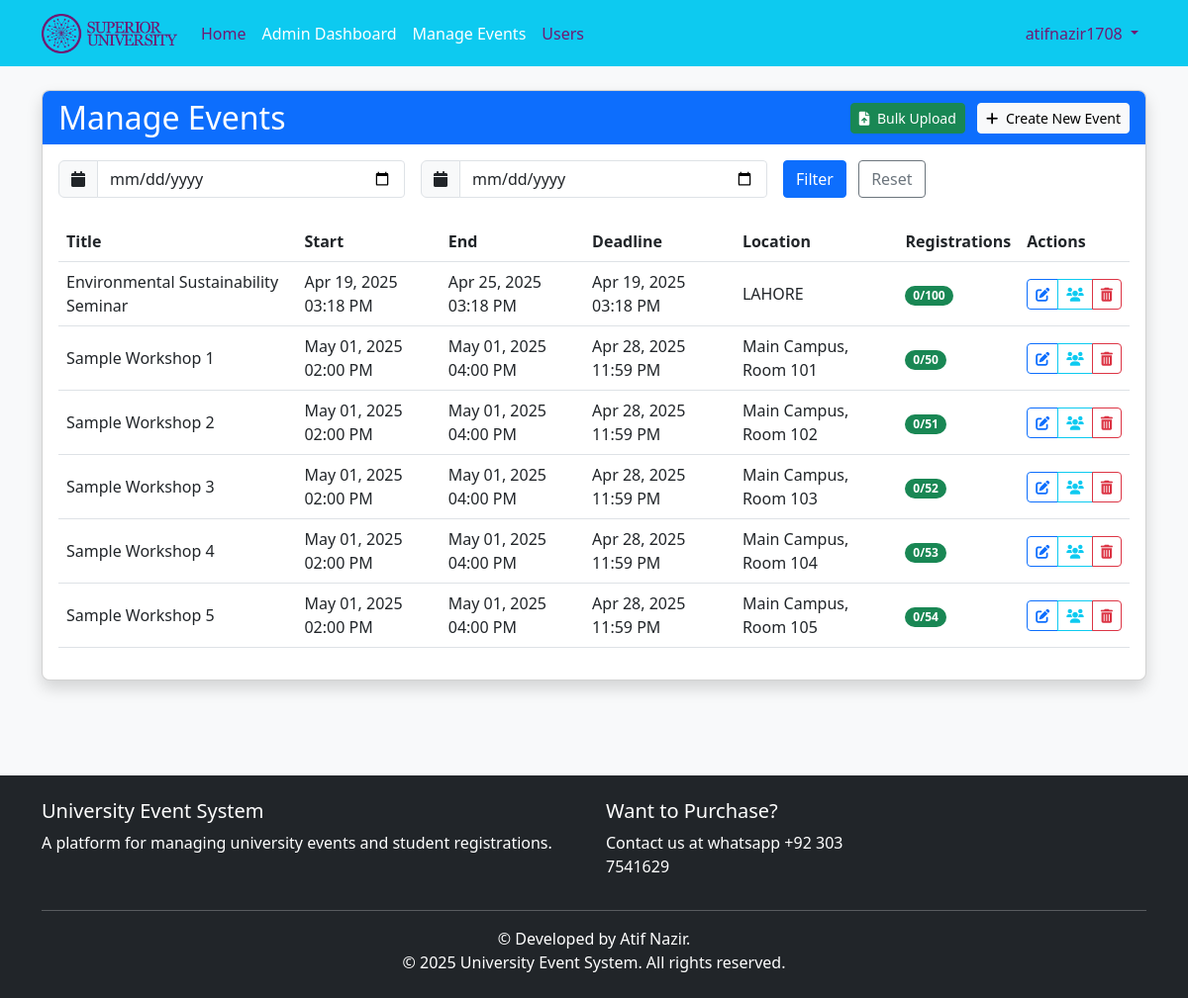
The page /admin/events (signed in) on the database as committed earlier.
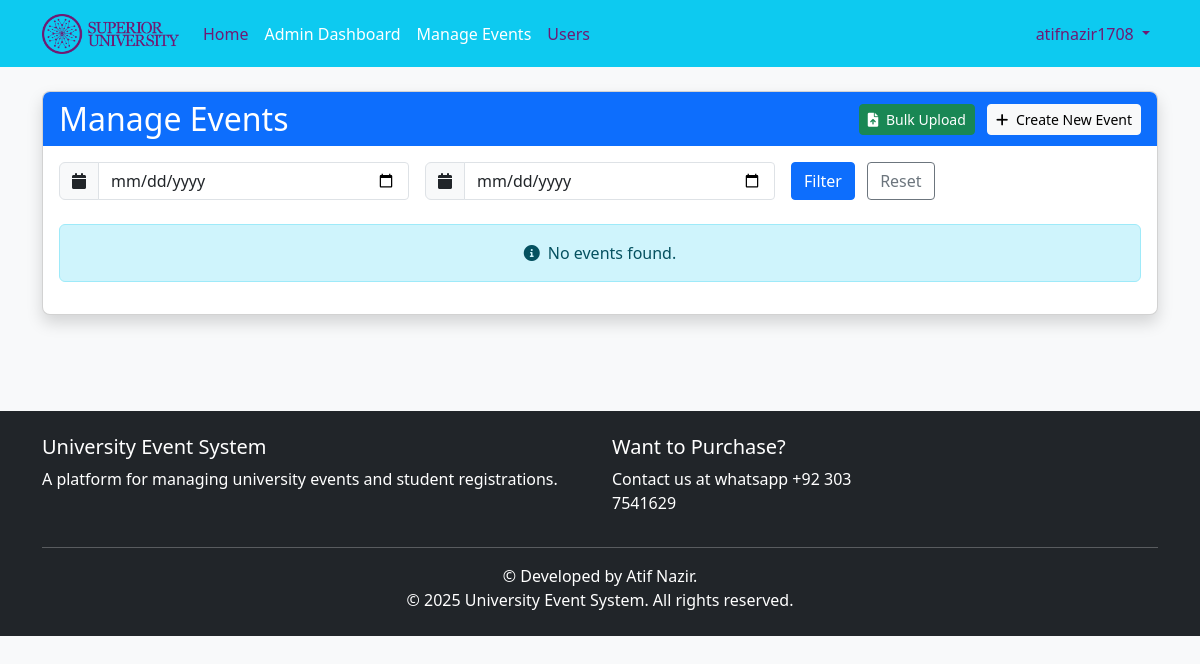
The same page on the database as committed later.
### app/models.py (models this page shows, shortened)
class Event(db.Model):
    id = db.Column(db.Integer, primary_key=True)
    title = db.Column(db.String(100), nullable=False)
    description = db.Column(db.Text, nullable=False)
    date = db.Column(db.DateTime, nullable=False)  # Start Date
    end_date = db.Column(db.DateTime, nullable=True)
    registration_deadline = db.Column(db.DateTime, nullable=True)  # New Field
    location = db.Column(db.String(100), nullable=False)
    max_participants = db.Column(db.Integer, nullable=False)
    created_at = db.Column(db.DateTime, default=datetime.utcnow)
    updated_at = db.Column(db.DateTime, default=datetime.utcnow, onupdate=datetime.utcnow)
    registrations = db.relationship('Registration', backref='event', lazy=True, cascade="all, delete-orphan")
    @property
    def registration_count(self):
        return Registration.query.filter_by(event_id=self.id).count()
    @property
    def is_full(self):
        return self.registration_count >= self.max_participants

### app/routes/admin.py (the view)
@admin.route('/events')
@admin_required
def events():
    page = request.args.get('page', 1, type=int)
    date_from = request.args.get('date_from')
    date_to = request.args.get('date_to')
    query = Event.query.order_by(Event.date.asc())
    if date_from:
        try:
            date_from = datetime.strptime(date_from, '%Y-%m-%d')
            query = query.filter(Event.date >= date_from)
        except ValueError:
            pass
    if date_to:
        try:
            date_to = datetime.strptime(date_to, '%Y-%m-%d')
            query = query.filter(Event.date <= date_to)
        except ValueError:
            pass
    events = query.paginate(page=page, per_page=10)
    return render_template('admin/events.html', title='Manage Events', events=events)

### app/models.py (called while the page is built)
@login_manager.user_loader
def load_user(user_id):
    return User.query.get(int(user_id))

    def is_admin(self):
        return self.role == 'admin'

### app/routes/admin.py (called while the page is built)
def get_new_registration_count():
    return Registration.query.filter_by(admin_viewed=False).count()

@admin.context_processor
def inject_new_registration_count():
    if current_user.is_authenticated and current_user.is_admin():
        return {'new_registration_count': get_new_registration_count()}
    return {'new_registration_count': 0}

### app/utils/helpers.py (called while the page is built)
def admin_required(f):
    @wraps(f)  # Add this line to preserve the original function name
    def decorated_function(*args, **kwargs):
        if not current_user.is_admin():
            abort(403)  # Forbidden if not an admin
        return f(*args, **kwargs)
    return decorated_function

### app/templates/admin/events.html (shortened to what the changed rows need)
{% extends "base.html" %}
{% block content %}
<div class="row mb-4">
    <div class="col-md-12">
        <div class="card shadow">
            <div class="card-header bg-primary text-white d-flex justify-content-between align-items-center">
                <h2 class="card-title mb-0">Manage Events</h2>
            </div>
            <div class="card-body">
                <form id="filter-form" class="row g-3 mb-4">
                    <div class="col-md-4">
                    </div>
                    <div class="col-md-4">
                    </div>
                    <div class="col-md-4">
                    </div>
                </form>
                {% if events.items %}
                    <div class="table-responsive">
                        <table class="table table-hover align-middle">
                            <thead>
                                <tr>
                                    <th>Title</th>
                                    <th>Start</th>
                                    <th>End</th>
                                    <th>Deadline</th>
                                    <th>Location</th>
                                    <th>Registrations</th>
                                    <th>Actions</th>
                                </tr>
                            </thead>
                            <tbody>
                                {% for event in events.items %}
                                <tr>
                                    <td>{{ event.title }}</td>
                                    <td>{{ event.date.strftime('%b %d, %Y %I:%M %p') }}</td>
                                    <td>{{ event.end_date.strftime('%b %d, %Y %I:%M %p') if event.end_date else 'N/A' }}</td>
                                    <td>{{ event.registration_deadline.strftime('%b %d, %Y %I:%M %p') if event.registration_deadline else 'N/A' }}</td>
                                    <td>{{ event.location }}</td>
                                    <td>
                                        <span class="badge rounded-pill {% if event.is_full %}bg-danger{% elif event.registration_count > event.max_participants * 0.7 %}bg-warning{% else %}bg-success{% endif %}">
                                            {{ event.registration_count }}/{{ event.max_participants }}
                                        </span>
                                    </td>
                                    <td>
                                        <div class="btn-group btn-group-sm">
                                            <a href="{{ url_for('admin.edit_event', event_id=event.id) }}" class="btn btn-outline-primary" title="Edit">
                                                <i class="fas fa-edit"></i>
                                            </a>
                                            <a href="{{ url_for('admin.event_registrations', event_id=event.id) }}" class="btn btn-outline-info" title="Registrations">
                                                <i class="fas fa-users"></i>
                                            </a>
                                            <button class="btn btn-outline-danger" data-bs-toggle="modal" data-bs-target="#deleteEventModal{{ event.id }}" title="Delete">
                                                <i class="fas fa-trash-alt"></i>
                                            </button>
                                        </div>
                                    </td>
                                </tr>
                                {% endfor %}
                            </tbody>
                        </table>
                    </div>
                {% else %}
                    <div class="alert alert-info text-center">
                        <i class="fas fa-info-circle me-2"></i>No events found.
                    </div>
                {% endif %}
            </div>
        </div>
    </div>
</div>
{% endblock %}

Rows that differ between the two databases and show on the page:
removed Event: title "Environmental Sustainability Seminar", date "Apr 19, 2025 03:18 PM", end_date "Apr 25, 2025 03:18 PM", registration_deadline "Apr 19, 2025 03:18 PM", location "LAHORE", registration_count "0", max_participants "100"
removed Event: title "Sample Workshop 1", date "May 01, 2025 02:00 PM", end_date "May 01, 2025 04:00 PM", registration_deadline "Apr 28, 2025 11:59 PM", location "Main Campus, Room 101", registration_count "0", max_participants "50"
removed Event: title "Sample Workshop 2", date "May 01, 2025 02:00 PM", end_date "May 01, 2025 04:00 PM", registration_deadline "Apr 28, 2025 11:59 PM", location "Main Campus, Room 102", registration_count "0", max_participants "51"
removed Event: title "Sample Workshop 3", date "May 01, 2025 02:00 PM", end_date "May 01, 2025 04:00 PM", registration_deadline "Apr 28, 2025 11:59 PM", location "Main Campus, Room 103", registration_count "0", max_participants "52"
removed Event: title "Sample Workshop 4", date "May 01, 2025 02:00 PM", end_date "May 01, 2025 04:00 PM", registration_deadline "Apr 28, 2025 11:59 PM", location "Main Campus, Room 104", registration_count "0", max_participants "53"
removed Event: title "Sample Workshop 5", date "May 01, 2025 02:00 PM", end_date "May 01, 2025 04:00 PM", registration_deadline "Apr 28, 2025 11:59 PM", location "Main Campus, Room 105", registration_count "0", max_participants "54"
Other text that changed with them:
text no longer shown: "Title Start End Deadline Location Registrations Actions"
text now shown: "No events found."
